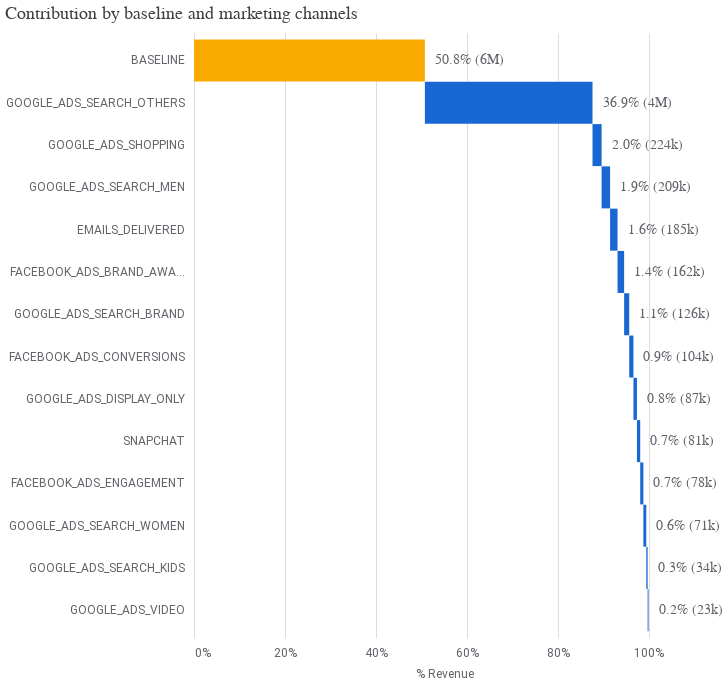

The notebook cell this image was saved under:
### Code cell
# Generate each individual chart and remove their individual config attributes to avoid conflicts on concatenation
media_summary.plot_contribution_waterfall_chart()

### Figure 1 — Vega-Lite specification as saved in the notebook (floating-point values rounded to 4 significant figures)
{"config": {"view": {"continuousWidth": 300, "continuousHeight": 300, "strokeOpacity": 0}, "axis": {"labelColor": "#5F6368", "labelFont": "Roboto", "labelFontSize": 12, "titleColor": "#5F6368", "titleFont": "Roboto", "titleFontSize": 12, "titleFontWeight": "normal", "titlePadding": 10}}, "layer": [{"mark": {"type": "bar", "size": 42}, "encoding": {"color": {"condition": {"test": "(datum.channel === 'BASELINE')", "value": "#F9AB00"}, "value": "#1967D2"}, "x": {"axis": {"domain": false, "format": "%", "labelPadding": 10, "tickCount": 5, "ticks": false}, "field": "prev_sum", "title": "% Revenue", "type": "quantitative"}, "x2": {"field": "sum_outcome"}, "y": {"axis": {"domain": false, "labelPadding": 10, "ticks": false}, "field": "channel", "scale": {"paddingOuter": 0.2}, "sort": null, "title": null, "type": "nominal"}}, "transform": [{"window": [{"op": "sum", "field": "pct_of_contribution", "as": "sum_outcome"}, {"op": "lead", "field": "channel", "as": "kwargs"}]}, {"calculate": "datum.sum_outcome - datum.pct_of_contribution", "as": "prev_sum"}, {"calculate": "datum.incremental_outcome < 0 ? datum.prev_sum : datum.sum_outcome", "as": "text_x"}]}, {"mark": {"type": "text", "align": "left", "color": "#5F6368", "dx": 10, "fontSize": 14}, "encoding": {"text": {"field": "outcome_text", "type": "nominal"}, "x": {"field": "text_x", "type": "quantitative"}, "y": {"axis": {"domain": false, "labelPadding": 10, "ticks": false}, "field": "channel", "scale": {"paddingOuter": 0.2}, "sort": null, "title": null, "type": "nominal"}}, "transform": [{"window": [{"op": "sum", "field": "pct_of_contribution", "as": "sum_outcome"}, {"op": "lead", "field": "channel", "as": "kwargs"}]}, {"calculate": "datum.sum_outcome - datum.pct_of_contribution", "as": "prev_sum"}, {"calculate": "datum.incremental_outcome < 0 ? datum.prev_sum : datum.sum_outcome", "as": "text_x"}]}], "data": {"name": "data-c36a288f2a337bb7c8967f16227ea64d"}, "height": 604.8, "title": {"text": "Contribution by baseline and marketing channels", "anchor": "start", "color": "#3C4043", "font": "Google Sans Display", "fontSize": 18, "fontWeight": "normal", "offset": 10}, "width": 500, "$schema": "https://vega.github.io/schema/vega-lite/v5.20.1.json", "datasets": {"data-c36a288f2a337bb7c8967f16227ea64d": [{"channel": "BASELINE", "incremental_outcome": 5699000.0, "pct_of_contribution": 0.5079, "outcome_text": "50.8% (6M)"}, {"channel": "GOOGLE_ADS_SEARCH_OTHERS", "incremental_outcome": 4138000.0, "pct_of_contribution": 0.3688, "outcome_text": "36.9% (4M)"}, {"channel": "GOOGLE_ADS_SHOPPING", "incremental_outcome": 224400.0, "pct_of_contribution": 0.02, "outcome_text": "2.0% (224k)"}, {"channel": "GOOGLE_ADS_SEARCH_MEN", "incremental_outcome": 208800.0, "pct_of_contribution": 0.01861, "outcome_text": "1.9% (209k)"}, {"channel": "EMAILS_DELIVERED", "incremental_outcome": 184800.0, "pct_of_contribution": 0.01647, "outcome_text": "1.6% (185k)"}, {"channel": "FACEBOOK_ADS_BRAND_AWARENESS", "incremental_outcome": 162200.0, "pct_of_contribution": 0.01446, "outcome_text": "1.4% (162k)"}, {"channel": "GOOGLE_ADS_SEARCH_BRAND", "incremental_outcome": 126200.0, "pct_of_contribution": 0.01125, "outcome_text": "1.1% (126k)"}, {"channel": "FACEBOOK_ADS_CONVERSIONS", "incremental_outcome": 103800.0, "pct_of_contribution": 0.009249, "outcome_text": "0.9% (104k)"}, {"channel": "GOOGLE_ADS_DISPLAY_ONLY", "incremental_outcome": 86600.0, "pct_of_contribution": 0.007718, "outcome_text": "0.8% (87k)"}, {"channel": "SNAPCHAT", "incremental_outcome": 80800.0, "pct_of_contribution": 0.007201, "outcome_text": "0.7% (81k)"}, {"channel": "FACEBOOK_ADS_ENGAGEMENT", "incremental_outcome": 78020.0, "pct_of_contribution": 0.006953, "outcome_text": "0.7% (78k)"}, {"channel": "GOOGLE_ADS_SEARCH_WOMEN", "incremental_outcome": 71450.0, "pct_of_contribution": 0.006368, "outcome_text": "0.6% (71k)"}, {"channel": "GOOGLE_ADS_SEARCH_KIDS", "incremental_outcome": 33530.0, "pct_of_contribution": 0.002988, "outcome_text": "0.3% (34k)"}, {"channel": "GOOGLE_ADS_VIDEO", "incremental_outcome": 22560.0, "pct_of_contribution": 0.002011, "outcome_text": "0.2% (23k)"}]}}
